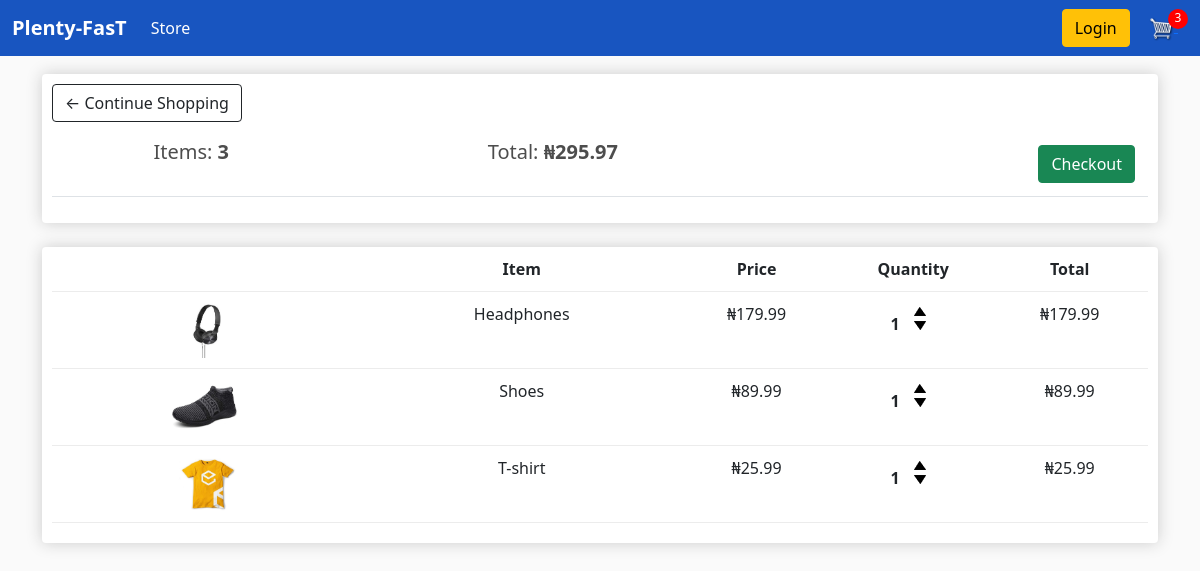
The app's page /cart/ (signed in) with its own data.
### store/models.py (models this page shows, shortened)
class Order(models.Model):
    customer = models.ForeignKey(Customer, on_delete=models.SET_NULL, null=True, blank=True)
    date_ordered = models.DateField(auto_now_add=True)
    complete = models.BooleanField(default=False)
    transaction_id = models.CharField(max_length=100, null=True)
    @property
    def get_cart_total(self):
        orderitems = self.orderitem_set.all()
        total = sum([item.get_total for item in orderitems])
        return total
    @property
    def get_cart_items(self):
        orderitems = self.orderitem_set.all()
        total = sum([item.quantity for item in orderitems])
        return total

class OrderItem(models.Model):
    product = models.ForeignKey(Product, on_delete=models.SET_NULL, null=True)
    order = models.ForeignKey(Order, on_delete=models.SET_NULL, null=True)
    quantity = models.IntegerField(default=0, null=True, blank=True)
    date_added = models.DateField(auto_now_add=True)
    @property
    def get_total(self):
        total = self.product.price * self.quantity
        return total

class Product(models.Model):
    name = models.CharField(max_length=200)
    price = models.DecimalField(max_digits=7, decimal_places=2)
    digital = models.BooleanField(default=False, null=True, blank=False)
    image = models.ImageField(null=True, blank=True)
    @property
    def imageURL(self):
        try:
            url = self.image.url
        except:
            url = ''
        return url

### store/views.py (the view, shortened to what this page needs)
# urls.py: path('cart/', views.cart, name= 'cart'),
def cart(request):
    if request.user.is_authenticated:
        customer = request.user.customer
        order, created = Order.objects.get_or_create(customer=customer, complete=False)
        items = order.orderitem_set.all()
        cartItems = order.get_cart_items
    context = {'items' : items, 'order': order, 'cartItems': cartItems}
    return render(request, 'store/cart.html', context)

### store/templates/store/cart.html
{% extends 'store/main.html'%}
{% load static %}
{% block content%}
<div class="row">
    <div class="col-lg-12">
        <div class="box-element">
            <a  class="btn btn-outline-dark rounded" style="float:left;" href="{% url 'store' %}">&#x2190; Continue Shopping</a>
				<br>
				<br>
				<table class="table">
					<tr>
						<th><h5>Items: <strong>{{order.get_cart_items}}</strong></h5></th>
						<th><h5>Total:<strong> ₦{{order.get_cart_total|floatformat:2}}</strong></h5></th>
						<th>
							<a  style="float:right; margin:5px;" class="btn btn-success rounded" href="{% url 'checkout' %}">Checkout</a>
						</th>
					</tr>
				</table>
        </div>
        <br>
        <div class="box-element">
            <div class="cart-row">
                <div style="flex:2"></div>
                <div style="flex:2"><strong>Item</strong></div>
                <div style="flex:1"><strong>Price</strong></div>
                <div style="flex:1"><strong>Quantity</strong></div>
                <div style="flex:1"><strong>Total</strong></div>
            </div>
            {% for item in items %}
            <div class="cart-row">
                <div style="flex:2"><img class="row-image" src="{{item.product.imageURL}}"></div>
                <div style="flex:2"><p>{{item.product.name}}</p></div>
                <div style="flex:1"><p>₦{{item.product.price|floatformat:2}}</p></div>
                <div style="flex:1">
                    <p class="quantity">{{item.quantity}}</p>
                    <div class="quantity">
                        <img data-product = "{{item.product.id}}" data-action = "add" class="chg-quantity update-cart" src="{% static  'plenty_ecommerce/images/arrow-up.png' %}">
                        <img data-product = "{{item.product.id}}" data-action = "remove" class="chg-quantity update-cart" src="{% static  'plenty_ecommerce/images/arrow-down.png' %}">
                    </div>
                </div>
                <div style="flex:1"><p>₦{{item.get_total}}</p></div>
            </div>
            {% endfor%}
        </div>
    </div>
</div>
{% endblock content%}

### static/plenty_ecommerce/css/main.css (style rules this page uses)
body { background-color: hsl(0, 0%, 98%); }
h1,h2,h3,h4,h5,h6 { color:hsl(0, 0%, 30%); }
.box-element { box-shadow:hsl(0, 0%, 80%) 0 0 16px; background-color: #fff; border-radius: 4px; padding: 10px; }
.col-lg-4, .col-lg-6, .col-lg-8, .col-lg-12 { margin-top: 10px; }
.btn { border-radius: 0; }
.row-image { width: 100px; }
.cart-row { display: flex; align-items: flex-stretch; padding-bottom: 10px; margin-bottom: 10px; border-bottom: 1px solid #ececec; }
.quantity { display: inline-block; font-weight: 700; padding-right:10px; }
.chg-quantity { width: 12px; cursor: pointer; display: block; margin-top: 5px; transition:.1s; }

### records on screen
Order: get_cart_items "3", get_cart_total "295.97"
OrderItem: product.imageURL (picture), product.name "Headphones", product.price "179.99", quantity "1", get_total "179.99"
OrderItem: product.imageURL (picture), product.name "Shoes", product.price "89.99", quantity "1", get_total "89.99"
OrderItem: product.imageURL (picture), product.name "T-shirt", product.price "25.99", quantity "1", get_total "25.99"

### other values on screen
{{ cartItems }} "3"
